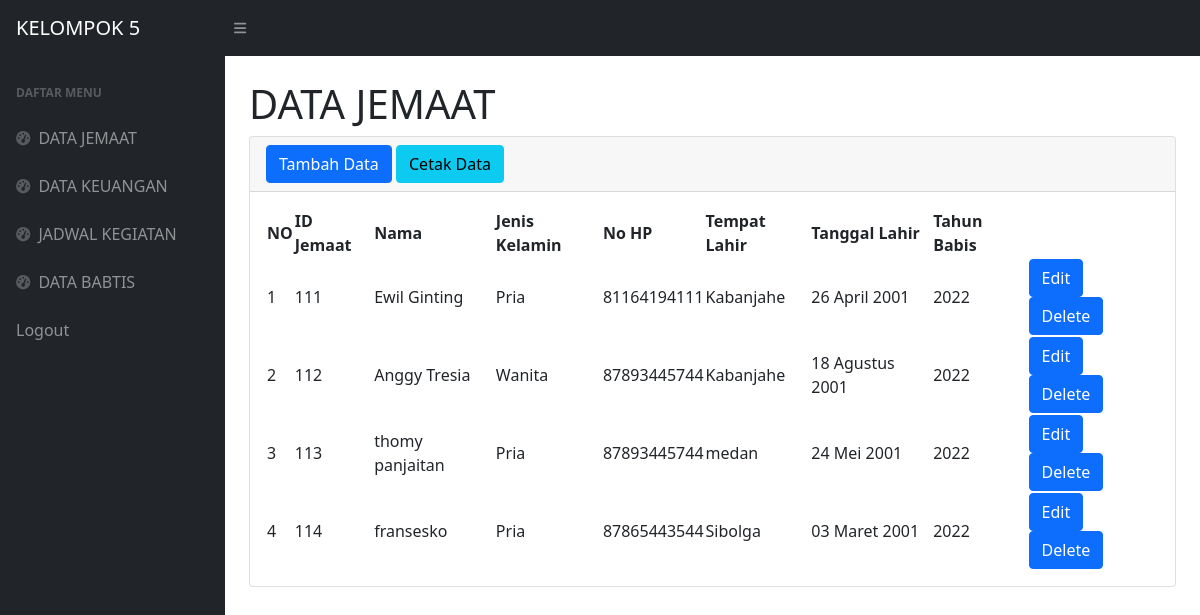
The page /projekprakweb/index.php (signed in) on the database its author committed.
### tables this page shows
CREATE TABLE `datajemaat` (
  `idjemaat` int(12) NOT NULL,
  `nama` varchar(50) NOT NULL,
  `jeniskelamin` varchar(50) NOT NULL,
  `nohp` bigint(12) NOT NULL,
  `tempatlahir` varchar(50) NOT NULL,
  `tgllahir` text NOT NULL,
  `tahunbabtis` int(4) NOT NULL
);

### projekprakweb/index.php (the view, shortened to what this page needs)
<?php
require 'function.php';
?>
<!DOCTYPE html>
<html lang="en">
    <head>
        <link href="https://cdn.jsdelivr.net/npm/simple-datatables@latest/dist/style.css" rel="stylesheet" />
        <link href="css/styles.css" rel="stylesheet" />
    </head>
    <body class="sb-nav-fixed">
        <nav class="sb-topnav navbar navbar-expand navbar-dark bg-dark">
            <a class="navbar-brand ps-3" href="index.PHP">KELOMPOK 5</a>
            <button class="btn btn-link btn-sm order-1 order-lg-0 me-4 me-lg-0" id="sidebarToggle" href="#!"><i class="fas fa-bars"></i></button>
        </nav>
        <div id="layoutSidenav">
            <div id="layoutSidenav_nav">
                <nav class="sb-sidenav accordion sb-sidenav-dark" id="sidenavAccordion">
                    <div class="sb-sidenav-menu">
                        <div class="nav">
                            <div class="sb-sidenav-menu-heading">Daftar Menu</div>
                            <a class="nav-link" href="index.php">
                                <div class="sb-nav-link-icon"><i class="fas fa-tachometer-alt"></i></div>
                                DATA JEMAAT
                            </a>
                            <a class="nav-link" href="datakeuangan.php">
                                <div class="sb-nav-link-icon"><i class="fas fa-tachometer-alt"></i></div>
                                DATA KEUANGAN
                            </a>
                            <a class="nav-link" href="jadwalkegiatan.php">
                                <div class="sb-nav-link-icon"><i class="fas fa-tachometer-alt"></i></div>
                                JADWAL KEGIATAN
                            </a>
                            <a class="nav-link" href="babtis.php">
                                <div class="sb-nav-link-icon"><i class="fas fa-tachometer-alt"></i></div>
                                DATA BABTIS
                            </a>
                            <a class="nav-link" href="logout.php">
                               Logout
                            </a>
                </nav>
            </div>
            <div id="layoutSidenav_content">
                <main>
                    <div class="container-fluid px-4">
                        <h1 class="mt-4">DATA JEMAAT</h1>
                        <div class="card mb-4">
                            <div class="card-header">
                            <button type="button" class="btn btn-primary" data-bs-toggle="modal" data-bs-target="#myModal">
                               Tambah Data
                            </button>
                            <a href="cetak.php" class="btn btn-info">Cetak Data</a>
                            </div>
                            <div class="card-body">
                                <table id="datatablesSimple">
                                    <thead>
                                        <tr>
                                            <th>NO</th>
                                            <th>ID Jemaat</th>
                                            <th>Nama</th>
                                            <th>Jenis Kelamin</th>
                                            <th>No HP</th>
                                            <th>Tempat Lahir</th>
                                            <th>Tanggal Lahir</th>
                                            <th>Tahun Babis</th>
                                        </tr>
                                    </thead>
                                    <tbody>
                                        <?php
                                        $i= 1;
                                        $ambilsemuadata = mysqli_query($conn,"select * from datajemaat");
                                        while($data=mysqli_fetch_array($ambilsemuadata)){
                                            $idjemaat = $data['idjemaat'];
                                            $nama = $data['nama'];
                                            $jenis= $data['jeniskelamin'];
                                            $nohp= $data['nohp'];
                                            $tempat= $data['tempatlahir'];
                                            $tgl= $data['tgllahir'];
                                            $tahun= $data['tahunbabtis'];
                                        ?>
                                        <tr>
                                            <td><?=$i++; ?></td>
                                            <td><?=$idjemaat;?></td>
                                            <td><?=$nama;?></td>
                                            <td><?=$jenis;?></td>
                                            <td><?=$nohp;?></td>
                                            <td><?=$tempat;?></td>
                                            <td><?=$tgl;?></td>
                                            <td><?=$tahun;?></td>
                                            <td>
                                    <button type="button" class="btn btn-primary" data-bs-toggle="modal" data-bs-target="#editdata<?=$idjemaat;?>">
                                        Edit
                                    </button>
                                    <button type="button" class="btn btn-primary" data-bs-toggle="modal" data-bs-target="#delete<?=$idjemaat;?>">
                                        Delete
                                    </button>
                                            </td>
                                        </tr>
                                       <?php
                                       };
                                       ?>
                                    </tbody>
                                </table>
                            </div>
                        </div>
                    </div>
                </main>
            </div>
        </div>
</body>
</html>

### rows shown on the page
datajemaat: idjemaat "111", nama "Ewil Ginting", jeniskelamin "Pria", nohp "81164194111", tempatlahir "Kabanjahe", tgllahir "26 April 2001", tahunbabtis "2022"
datajemaat: idjemaat "112", nama "Anggy Tresia", jeniskelamin "Wanita", nohp "87893445744", tempatlahir "Kabanjahe", tgllahir "18 Agustus 2001", tahunbabtis "2022"
datajemaat: idjemaat "113", nama "thomy panjaitan", jeniskelamin "Pria", nohp "87893445744", tempatlahir "medan", tgllahir "24 Mei 2001", tahunbabtis "2022"
datajemaat: idjemaat "114", nama "fransesko", jeniskelamin "Pria", nohp "87865443544", tempatlahir "Sibolga", tgllahir "03 Maret 2001", tahunbabtis "2022"
